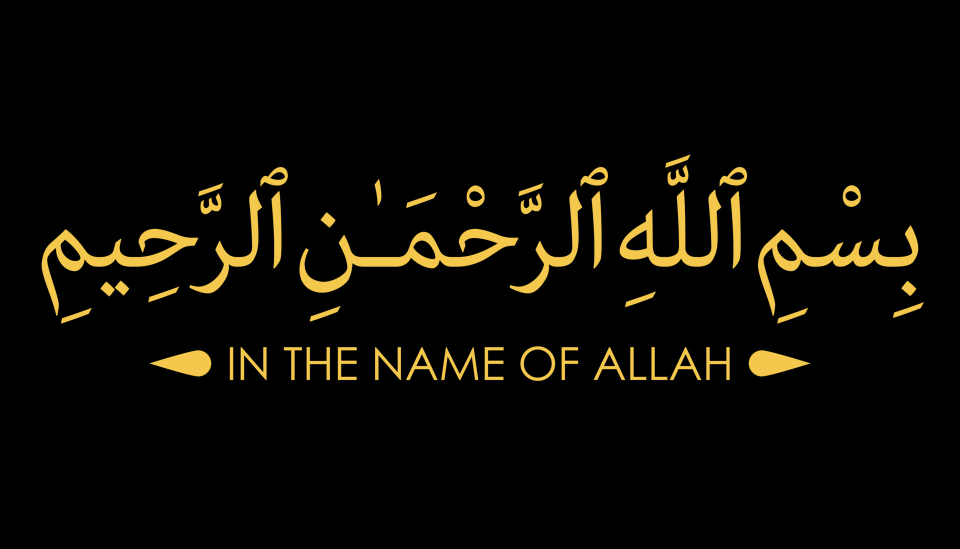
#> input picture downloadable_files/wallpapers/bismillah_in_the_name_of_allah.jpg, 1920 x 1097 px (shown at 1/2 size); its folder holds 4 pictures in this run
$ python generate_thumbnails.py
#> lines starting #> are read from the running program, lines starting #| are printed output that depends on the picture
import os
from PIL import Image

# --- Configuration ---
# Path to your full-size wallpapers
FULL_WALLPAPERS_DIR = 'downloadable_files/wallpapers'
# Path where thumbnails will be saved
THUMBNAILS_DIR = 'static/wallpaper_thumbnails'
# Target size for the longest side of the thumbnail (e.g., 600 pixels)
THUMBNAIL_LONGEST_SIDE = 600
# Quality for JPEG images (0-100, lower for smaller file size)
JPEG_QUALITY = 85
# --- End Configuration ---

def generate_thumbnails():
    # Ensure the thumbnails directory exists
    if not os.path.exists(THUMBNAILS_DIR):
        os.makedirs(THUMBNAILS_DIR)
        print(f"Created directory: {THUMBNAILS_DIR}")

    processed_count = 0
    for filename in os.listdir(FULL_WALLPAPERS_DIR):
        # Process only image files (you might want to add more extensions)
        if filename.lower().endswith(('.png', '.jpg', '.jpeg', '.gif', '.webp')):
            full_image_path = os.path.join(FULL_WALLPAPERS_DIR, filename)
            thumbnail_path = os.path.join(THUMBNAILS_DIR, filename)

            try:
                with Image.open(full_image_path) as img:
                    # Calculate new size to maintain aspect ratio
#> img is the input picture: PIL image 1920x1097 RGB; mean R, G, B 11.3, 9.3, 3.6
                    width, height = img.size
#> width = 1920; height = 1097
                    if width > height:
                        new_width = THUMBNAIL_LONGEST_SIDE
                        new_height = int(height * (THUMBNAIL_LONGEST_SIDE / width))
#> new_height = 342
                    else:
                        new_height = THUMBNAIL_LONGEST_SIDE
                        new_width = int(width * (THUMBNAIL_LONGEST_SIDE / height))

                    img = img.resize((new_width, new_height), Image.LANCZOS)
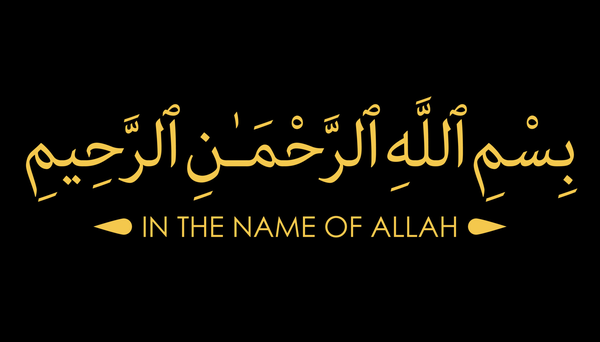
#> img: PIL image 600x342 RGB; mean R, G, B 11.4, 9.4, 3.6

                    # Save with appropriate format and quality
                    if filename.lower().endswith(('.jpg', '.jpeg')):
                        img.save(thumbnail_path, quality=JPEG_QUALITY, optimize=True)
                    else: # For PNG, GIF, WebP
                        img.save(thumbnail_path, optimize=True) # PNG quality is handled differently

                    print(f"Generated thumbnail for: {filename}")
                    processed_count += 1

            except Exception as e:
                print(f"Error processing {filename}: {e}")
#> pass 2 of the loop in generate_thumbnails, `for filename in os.listdir(FULL_WALLPAPERS_DIR):`:
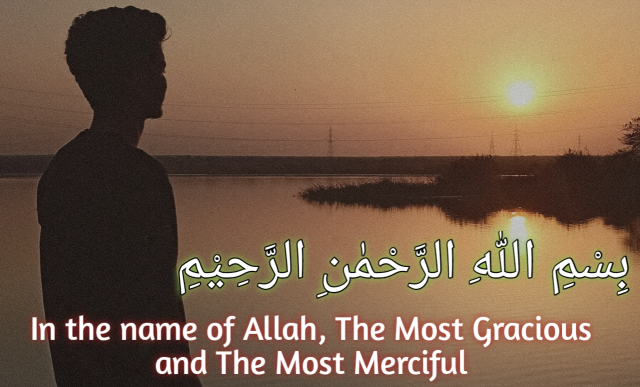
#> input picture downloadable_files/wallpapers/bismillah_intro_basmala.jpg, 1280 x 774 px (shown at 1/2 size)
#> in generate_thumbnails, img is the input picture: PIL image 1280x774 RGB; mean R, G, B 124.2, 97.9, 75.6
#> in generate_thumbnails, `img = img.resize((new_width, new_height), Image.LANCZOS)`:
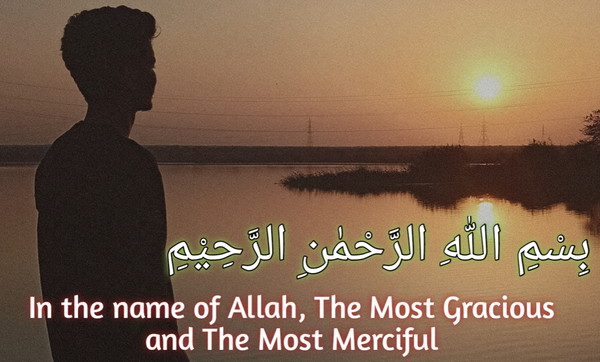
#> img: PIL image 600x362 RGB; mean R, G, B 124.1, 97.8, 75.5

    print(f"\n--- Thumbnail generation complete. Processed {processed_count} images. ---")

if __name__ == "__main__":
    generate_thumbnails()
